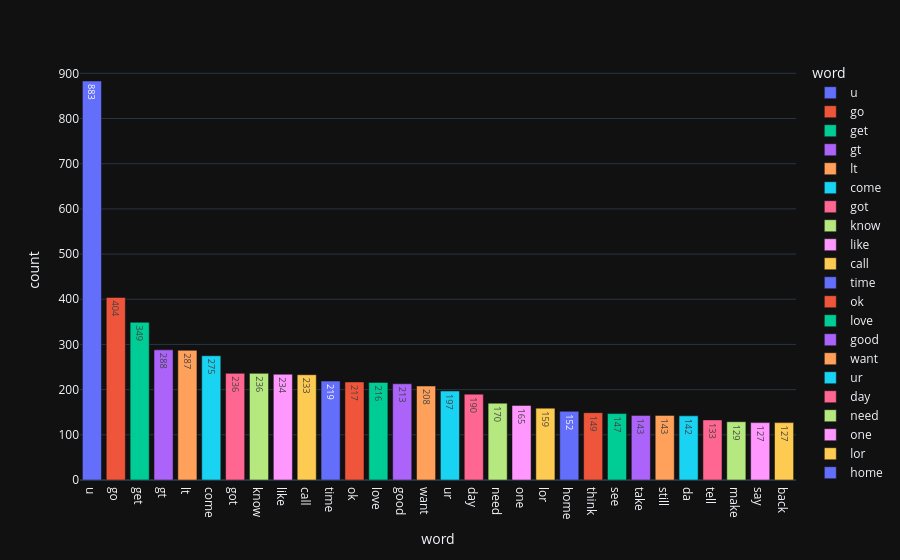

Notebook code cell kept with this figure:
### Code cell
px.bar(ham_freq_wrds, x='word', y='count', color='word', text='count')

### Figure 1 — Plotly figure (JSON) as saved in the notebook; plotly's stock layout.template omitted (floating-point values rounded to 4 significant figures)
{"data": [{"hovertemplate": "word=%{x}<br>count=%{text}<extra></extra>", "legendgroup": "u", "marker": {"color": "#636efa", "pattern": {"shape": ""}}, "name": "u", "orientation": "v", "showlegend": true, "text": [883.0], "textposition": "auto", "x": ["u"], "xaxis": "x", "y": [883], "yaxis": "y", "type": "bar"}, {"hovertemplate": "word=%{x}<br>count=%{text}<extra></extra>", "legendgroup": "go", "marker": {"color": "#EF553B", "pattern": {"shape": ""}}, "name": "go", "orientation": "v", "showlegend": true, "text": [404.0], "textposition": "auto", "x": ["go"], "xaxis": "x", "y": [404], "yaxis": "y", "type": "bar"}, {"hovertemplate": "word=%{x}<br>count=%{text}<extra></extra>", "legendgroup": "get", "marker": {"color": "#00cc96", "pattern": {"shape": ""}}, "name": "get", "orientation": "v", "showlegend": true, "text": [349.0], "textposition": "auto", "x": ["get"], "xaxis": "x", "y": [349], "yaxis": "y", "type": "bar"}, {"hovertemplate": "word=%{x}<br>count=%{text}<extra></extra>", "legendgroup": "gt", "marker": {"color": "#ab63fa", "pattern": {"shape": ""}}, "name": "gt", "orientation": "v", "showlegend": true, "text": [288.0], "textposition": "auto", "x": ["gt"], "xaxis": "x", "y": [288], "yaxis": "y", "type": "bar"}, {"hovertemplate": "word=%{x}<br>count=%{text}<extra></extra>", "legendgroup": "lt", "marker": {"color": "#FFA15A", "pattern": {"shape": ""}}, "name": "lt", "orientation": "v", "showlegend": true, "text": [287.0], "textposition": "auto", "x": ["lt"], "xaxis": "x", "y": [287], "yaxis": "y", "type": "bar"}, {"hovertemplate": "word=%{x}<br>count=%{text}<extra></extra>", "legendgroup": "come", "marker": {"color": "#19d3f3", "pattern": {"shape": ""}}, "name": "come", "orientation": "v", "showlegend": true, "text": [275.0], "textposition": "auto", "x": ["come"], "xaxis": "x", "y": [275], "yaxis": "y", "type": "bar"}, {"hovertemplate": "word=%{x}<br>count=%{text}<extra></extra>", "legendgroup": "got", "marker": {"color": "#FF6692", "pattern": {"shape": ""}}, "name": "got", "orientation": "v", "showlegend": true, "text": [236.0], "textposition": "auto", "x": ["got"], "xaxis": "x", "y": [236], "yaxis": "y", "type": "bar"}, {"hovertemplate": "word=%{x}<br>count=%{text}<extra></extra>", "legendgroup": "know", "marker": {"color": "#B6E880", "pattern": {"shape": ""}}, "name": "know", "orientation": "v", "showlegend": true, "text": [236.0], "textposition": "auto", "x": ["know"], "xaxis": "x", "y": [236], "yaxis": "y", "type": "bar"}, {"hovertemplate": "word=%{x}<br>count=%{text}<extra></extra>", "legendgroup": "like", "marker": {"color": "#FF97FF", "pattern": {"shape": ""}}, "name": "like", "orientation": "v", "showlegend": true, "text": [234.0], "textposition": "auto", "x": ["like"], "xaxis": "x", "y": [234], "yaxis": "y", "type": "bar"}, {"hovertemplate": "word=%{x}<br>count=%{text}<extra></extra>", "legendgroup": "call", "marker": {"color": "#FECB52", "pattern": {"shape": ""}}, "name": "call", "orientation": "v", "showlegend": true, "text": [233.0], "textposition": "auto", "x": ["call"], "xaxis": "x", "y": [233], "yaxis": "y", "type": "bar"}, {"hovertemplate": "word=%{x}<br>count=%{text}<extra></extra>", "legendgroup": "time", "marker": {"color": "#636efa", "pattern": {"shape": ""}}, "name": "time", "orientation": "v", "showlegend": true, "text": [219.0], "textposition": "auto", "x": ["time"], "xaxis": "x", "y": [219], "yaxis": "y", "type": "bar"}, {"hovertemplate": "word=%{x}<br>count=%{text}<extra></extra>", "legendgroup": "ok", "marker": {"color": "#EF553B", "pattern": {"shape": ""}}, "name": "ok", "orientation": "v", "showlegend": true, "text": [217.0], "textposition": "auto", "x": ["ok"], "xaxis": "x", "y": [217], "yaxis": "y", "type": "bar"}, {"hovertemplate": "word=%{x}<br>count=%{text}<extra></extra>", "legendgroup": "love", "marker": {"color": "#00cc96", "pattern": {"shape": ""}}, "name": "love", "orientation": "v", "showlegend": true, "text": [216.0], "textposition": "auto", "x": ["love"], "xaxis": "x", "y": [216], "yaxis": "y", "type": "bar"}, {"hovertemplate": "word=%{x}<br>count=%{text}<extra></extra>", "legendgroup": "good", "marker": {"color": "#ab63fa", "pattern": {"shape": ""}}, "name": "good", "orientation": "v", "showlegend": true, "text": [213.0], "textposition": "auto", "x": ["good"], "xaxis": "x", "y": [213], "yaxis": "y", "type": "bar"}, {"hovertemplate": "word=%{x}<br>count=%{text}<extra></extra>", "legendgroup": "want", "marker": {"color": "#FFA15A", "pattern": {"shape": ""}}, "name": "want", "orientation": "v", "showlegend": true, "text": [208.0], "textposition": "auto", "x": ["want"], "xaxis": "x", "y": [208], "yaxis": "y", "type": "bar"}, {"hovertemplate": "word=%{x}<br>count=%{text}<extra></extra>", "legendgroup": "ur", "marker": {"color": "#19d3f3", "pattern": {"shape": ""}}, "name": "ur", "orientation": "v", "showlegend": true, "text": [197.0], "textposition": "auto", "x": ["ur"], "xaxis": "x", "y": [197], "yaxis": "y", "type": "bar"}, {"hovertemplate": "word=%{x}<br>count=%{text}<extra></extra>", "legendgroup": "day", "marker": {"color": "#FF6692", "pattern": {"shape": ""}}, "name": "day", "orientation": "v", "showlegend": true, "text": [190.0], "textposition": "auto", "x": ["day"], "xaxis": "x", "y": [190], "yaxis": "y", "type": "bar"}, {"hovertemplate": "word=%{x}<br>count=%{text}<extra></extra>", "legendgroup": "need", "marker": {"color": "#B6E880", "pattern": {"shape": ""}}, "name": "need", "orientation": "v", "showlegend": true, "text": [170.0], "textposition": "auto", "x": ["need"], "xaxis": "x", "y": [170], "yaxis": "y", "type": "bar"}, {"hovertemplate": "word=%{x}<br>count=%{text}<extra></extra>", "legendgroup": "one", "marker": {"color": "#FF97FF", "pattern": {"shape": ""}}, "name": "one", "orientation": "v", "showlegend": true, "text": [165.0], "textposition": "auto", "x": ["one"], "xaxis": "x", "y": [165], "yaxis": "y", "type": "bar"}, {"hovertemplate": "word=%{x}<br>count=%{text}<extra></extra>", "legendgroup": "lor", "marker": {"color": "#FECB52", "pattern": {"shape": ""}}, "name": "lor", "orientation": "v", "showlegend": true, "text": [159.0], "textposition": "auto", "x": ["lor"], "xaxis": "x", "y": [159], "yaxis": "y", "type": "bar"}, {"hovertemplate": "word=%{x}<br>count=%{text}<extra></extra>", "legendgroup": "home", "marker": {"color": "#636efa", "pattern": {"shape": ""}}, "name": "home", "orientation": "v", "showlegend": true, "text": [152.0], "textposition": "auto", "x": ["home"], "xaxis": "x", "y": [152], "yaxis": "y", "type": "bar"}, {"hovertemplate": "word=%{x}<br>count=%{text}<extra></extra>", "legendgroup": "think", "marker": {"color": "#EF553B", "pattern": {"shape": ""}}, "name": "think", "orientation": "v", "showlegend": true, "text": [149.0], "textposition": "auto", "x": ["think"], "xaxis": "x", "y": [149], "yaxis": "y", "type": "bar"}, {"hovertemplate": "word=%{x}<br>count=%{text}<extra></extra>", "legendgroup": "see", "marker": {"color": "#00cc96", "pattern": {"shape": ""}}, "name": "see", "orientation": "v", "showlegend": true, "text": [147.0], "textposition": "auto", "x": ["see"], "xaxis": "x", "y": [147], "yaxis": "y", "type": "bar"}, {"hovertemplate": "word=%{x}<br>count=%{text}<extra></extra>", "legendgroup": "take", "marker": {"color": "#ab63fa", "pattern": {"shape": ""}}, "name": "take", "orientation": "v", "showlegend": true, "text": [143.0], "textposition": "auto", "x": ["take"], "xaxis": "x", "y": [143], "yaxis": "y", "type": "bar"}, {"hovertemplate": "word=%{x}<br>count=%{text}<extra></extra>", "legendgroup": "still", "marker": {"color": "#FFA15A", "pattern": {"shape": ""}}, "name": "still", "orientation": "v", "showlegend": true, "text": [143.0], "textposition": "auto", "x": ["still"], "xaxis": "x", "y": [143], "yaxis": "y", "type": "bar"}, {"hovertemplate": "word=%{x}<br>count=%{text}<extra></extra>", "legendgroup": "da", "marker": {"color": "#19d3f3", "pattern": {"shape": ""}}, "name": "da", "orientation": "v", "showlegend": true, "text": [142.0], "textposition": "auto", "x": ["da"], "xaxis": "x", "y": [142], "yaxis": "y", "type": "bar"}, {"hovertemplate": "word=%{x}<br>count=%{text}<extra></extra>", "legendgroup": "tell", "marker": {"color": "#FF6692", "pattern": {"shape": ""}}, "name": "tell", "orientation": "v", "showlegend": true, "text": [133.0], "textposition": "auto", "x": ["tell"], "xaxis": "x", "y": [133], "yaxis": "y", "type": "bar"}, {"hovertemplate": "word=%{x}<br>count=%{text}<extra></extra>", "legendgroup": "make", "marker": {"color": "#B6E880", "pattern": {"shape": ""}}, "name": "make", "orientation": "v", "showlegend": true, "text": [129.0], "textposition": "auto", "x": ["make"], "xaxis": "x", "y": [129], "yaxis": "y", "type": "bar"}, {"hovertemplate": "word=%{x}<br>count=%{text}<extra></extra>", "legendgroup": "say", "marker": {"color": "#FF97FF", "pattern": {"shape": ""}}, "name": "say", "orientation": "v", "showlegend": true, "text": [127.0], "textposition": "auto", "x": ["say"], "xaxis": "x", "y": [127], "yaxis": "y", "type": "bar"}, {"hovertemplate": "word=%{x}<br>count=%{text}<extra></extra>", "legendgroup": "back", "marker": {"color": "#FECB52", "pattern": {"shape": ""}}, "name": "back", "orientation": "v", "showlegend": true, "text": [127.0], "textposition": "auto", "x": ["back"], "xaxis": "x", "y": [127], "yaxis": "y", "type": "bar"}], "layout": {"xaxis": {"anchor": "y", "domain": [0.0, 1.0], "title": {"text": "word"}, "categoryorder": "array", "categoryarray": ["u", "go", "get", "gt", "lt", "come", "got", "know", "like", "call", "time", "ok", "love", "good", "want", "ur", "day", "need", "one", "lor", "home", "think", "see", "take", "still", "da", "tell", "make", "say", "back"]}, "yaxis": {"anchor": "x", "domain": [0.0, 1.0], "title": {"text": "count"}}, "legend": {"title": {"text": "word"}, "tracegroupgap": 0}, "margin": {"t": 60}, "barmode": "relative"}}
